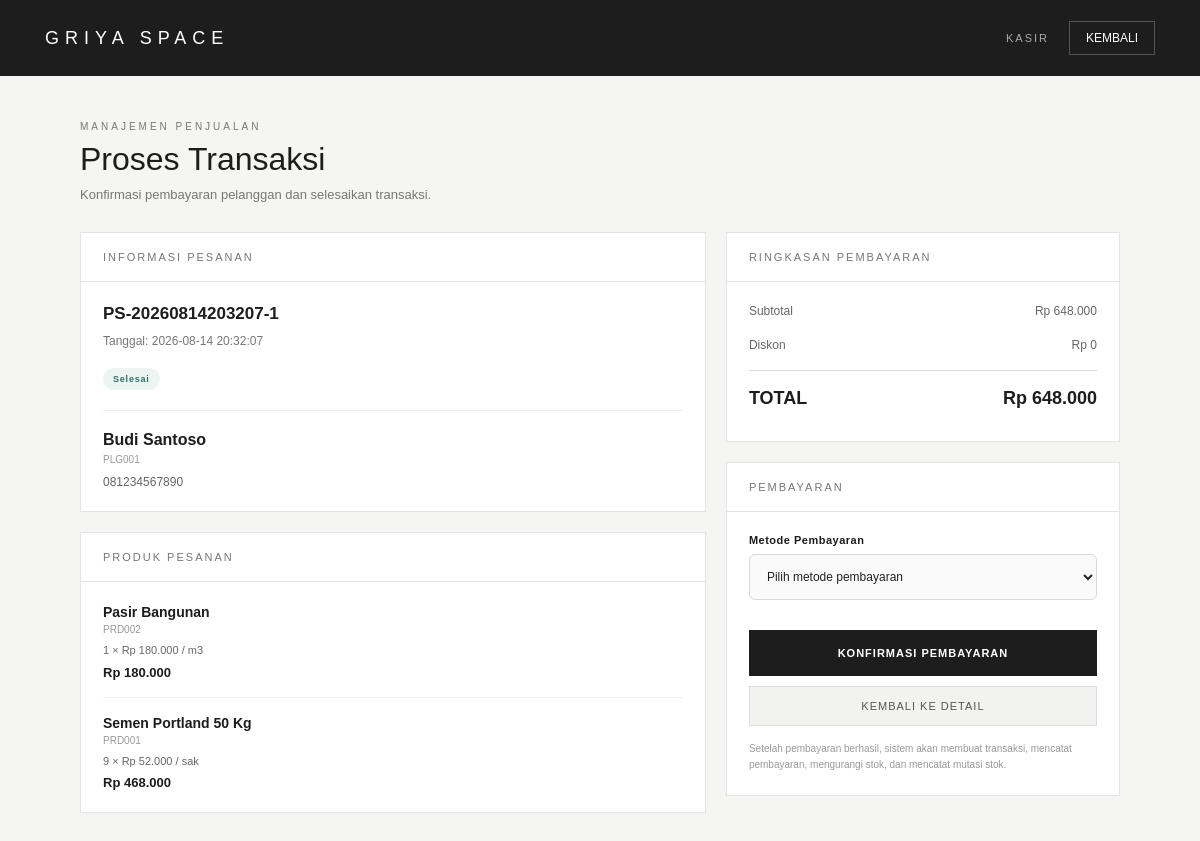
/griya-space/dashboard/kasir/pesanan/transaksi.php?id=2 (signed in), run on the app's committed database.
### tables this page shows
CREATE TABLE `pesanan` (
  `id_pesanan` int NOT NULL,
  `nomor_pesanan` varchar(30) NOT NULL,
  `id_pelanggan` int NOT NULL,
  `tanggal_pesanan` datetime DEFAULT CURRENT_TIMESTAMP,
  `subtotal` decimal(15,2) DEFAULT '0.00',
  `diskon` decimal(15,2) DEFAULT '0.00',
  `total_harga` decimal(15,2) DEFAULT '0.00',
  `status` enum('Menunggu','Diproses','Siap Diambil','Selesai','Dibatalkan') DEFAULT 'Menunggu',
  `catatan` text
);

CREATE TABLE `pelanggan` (
  `id_pelanggan` int NOT NULL,
  `id_user` int DEFAULT NULL,
  `kode_pelanggan` varchar(30) NOT NULL,
  `nama_pelanggan` varchar(100) NOT NULL,
  `no_telepon` varchar(20) DEFAULT NULL,
  `email` varchar(100) DEFAULT NULL,
  `alamat` text,
  `created_at` timestamp NULL DEFAULT CURRENT_TIMESTAMP
);

CREATE TABLE `detail_pesanan` (
  `id_detail_pesanan` int NOT NULL,
  `id_pesanan` int NOT NULL,
  `id_produk` int NOT NULL,
  `jumlah` int NOT NULL,
  `harga_satuan` decimal(15,2) NOT NULL,
  `subtotal` decimal(15,2) NOT NULL
);

CREATE TABLE `produk` (
  `id_produk` int NOT NULL,
  `kode_produk` varchar(30) NOT NULL,
  `id_kategori` int NOT NULL,
  `id_supplier` int DEFAULT NULL,
  `nama_produk` varchar(150) NOT NULL,
  `satuan` varchar(30) NOT NULL,
  `harga_beli` decimal(15,2) NOT NULL DEFAULT '0.00',
  `harga_jual` decimal(15,2) NOT NULL DEFAULT '0.00',
  `stok` int NOT NULL DEFAULT '0',
  `stok_minimum` int NOT NULL DEFAULT '0',
  `deskripsi` text,
  `foto_produk` varchar(255) DEFAULT NULL,
  `status` enum('Aktif','Nonaktif') DEFAULT 'Aktif',
  `created_at` timestamp NULL DEFAULT CURRENT_TIMESTAMP,
  `updated_at` timestamp NULL DEFAULT CURRENT_TIMESTAMP ON UPDATE CURRENT_TIMESTAMP
);

### griya-space/dashboard/kasir/pesanan/transaksi.php (the view, shortened to what this page needs)
<?php
require_once "../../../config/database.php";
$id_pesanan = (int) ($_GET["id"] ?? 0);
$stmt = $conn->prepare("
    SELECT
        p.id_pesanan,
        p.nomor_pesanan,
        p.id_pelanggan,
        p.tanggal_pesanan,
        p.subtotal,
        p.diskon,
        p.total_harga,
        p.status,
        p.catatan,
        pl.kode_pelanggan,
        pl.nama_pelanggan,
        pl.no_telepon
    FROM pesanan p
    INNER JOIN pelanggan pl
        ON p.id_pelanggan = pl.id_pelanggan
    WHERE p.id_pesanan = ?
    LIMIT 1
");
$stmt->bind_param(
    "i",
    $id_pesanan
);
$stmt->execute();
$result =
    $stmt->get_result();
$pesanan =
    $result->fetch_assoc();
$stmt = $conn->prepare("
    SELECT
        dp.id_produk,
        dp.jumlah,
        dp.harga_satuan,
        dp.subtotal,
        pr.kode_produk,
        pr.nama_produk,
        pr.satuan,
        pr.stok
    FROM detail_pesanan dp
    INNER JOIN produk pr
        ON dp.id_produk = pr.id_produk
    WHERE dp.id_pesanan = ?
    ORDER BY dp.id_detail_pesanan ASC
");
$stmt->bind_param(
    "i",
    $id_pesanan
);
$stmt->execute();
$resultDetail =
    $stmt->get_result();
$detail_items = [];
while (
    $detail =
    $resultDetail->fetch_assoc()
) {
    $detail_items[] =
        $detail;
}
$total_harga =
    (float) $pesanan["total_harga"];
$statusClass =
    "status-default";
switch (
    $pesanan["status"]
) {
    case "Selesai":
        $statusClass =
            "status-selesai";
        break;
}
?>
<!DOCTYPE html>
<html lang="id">
<head>
</head>
<body>
<header>
    <div class="brand">
        GRIYA SPACE
    </div>
    <div class="header-right">
        <div class="role">
            KASIR
        </div>
        <a
            href="index.php"
            class="back-link"
        >
            KEMBALI
        </a>
    </div>
</header>
<main>
    <section class="page-header">
        <small>
            MANAJEMEN PENJUALAN
        </small>
        <h1>
            Proses Transaksi
        </h1>
        <p>
            Konfirmasi pembayaran pelanggan dan selesaikan transaksi.
        </p>
    </section>
    <div class="grid">
        <div>
            <section class="card">
                <div class="card-title">
                    INFORMASI PESANAN
                </div>
                <div class="card-body">
                    <div class="order-number">
                        <?= htmlspecialchars(
                            $pesanan["nomor_pesanan"]
                        ); ?>
                    </div>
                    <div class="order-date">
                        Tanggal:
                        <?= htmlspecialchars(
                            $pesanan["tanggal_pesanan"]
                        ); ?>
                    </div>
                    <span
                        class="status <?= $statusClass; ?>"
                    >
                        <?= htmlspecialchars(
                            $pesanan["status"]
                        ); ?>
                    </span>
                    <div class="customer">
                        <div class="customer-name">
                            <?= htmlspecialchars(
                                $pesanan["nama_pelanggan"]
                            ); ?>
                        </div>
                        <div class="customer-code">
                            <?= htmlspecialchars(
                                $pesanan["kode_pelanggan"]
                            ); ?>
                        </div>
                        <div class="customer-phone">
                            <?= htmlspecialchars(
                                $pesanan["no_telepon"] ?? "-"
                            ); ?>
                        </div>
                    </div>
                </div>
            </section>
            <section
                class="card"
                style="margin-top:20px;"
            >
                <div class="card-title">
                    PRODUK PESANAN
                </div>
                <div class="card-body">
                    <?php foreach (
                        $detail_items
                        as $item
                    ): ?>
                        <div class="product-item">
                            <div class="product-name">
                                <?= htmlspecialchars(
                                    $item["nama_produk"]
                                ); ?>
                            </div>
                            <div class="product-code">
                                <?= htmlspecialchars(
                                    $item["kode_produk"]
                                ); ?>
                            </div>
                            <div class="product-meta">
                                <?= (int) $item["jumlah"]; ?>
                                × Rp
                                <?= number_format(
                                    $item["harga_satuan"],
                                    0,
                                    ",",
                                    "."
                                ); ?>
                                /
                                <?= htmlspecialchars(
                                    $item["satuan"]
                                ); ?>
                            </div>
                            <div class="product-total">
                                Rp <?= number_format(
                                    $item["subtotal"],
                                    0,
                                    ",",
                                    "."
                                ); ?>
                            </div>
                        </div>
                    <?php endforeach; ?>
                </div>
            </section>
        </div>
        <div>
            <section class="card">
                <div class="card-title">
                    RINGKASAN PEMBAYARAN
                </div>
                <div class="card-body">
                    <div class="summary-row">
                        <span>
                            Subtotal
                        </span>
                        <span class="summary-value">
                            Rp <?= number_format(
                                $pesanan["subtotal"],
                                0,
                                ",",
                                "."
                            ); ?>
                        </span>
                    </div>
                    <div class="summary-row">
                        <span>
                            Diskon
                        </span>
                        <span class="summary-value">
                            Rp <?= number_format(
                                $pesanan["diskon"],
                                0,
                                ",",
                                "."
                            ); ?>
                        </span>
                    </div>
                    <div class="summary-row total">
                        <span>
                            TOTAL
                        </span>
                        <span class="summary-value">
                            Rp <?= number_format(
                                $total_harga,
                                0,
                                ",",
                                "."
                            ); ?>
                        </span>
                    </div>
                </div>
            </section>
            <form
                action="proses_transaksi.php"
                method="POST"
                class="card"
                style="margin-top:20px;"
                id="paymentForm"
            >
                <div class="card-title">
                    PEMBAYARAN
                </div>
                <div class="card-body">
                    <div class="form-group">
                        <label for="metode_pembayaran">
                            Metode Pembayaran
                        </label>
                        <select
                            id="metode_pembayaran"
                            name="metode_pembayaran"
                            required
                        >
                            <option value="">
                                Pilih metode pembayaran
                            </option>
                        </select>
                    </div>
                    <button
                        type="submit"
                        class="submit-button"
                        id="submitButton"
                    >
                        KONFIRMASI PEMBAYARAN
                    </button>
                    <a
                        href="detail.php?id=<?= (int) $id_pesanan; ?>"
                        class="cancel-button"
                    >
                        KEMBALI KE DETAIL
                    </a>
                    <div class="note">
                        Setelah pembayaran berhasil, sistem akan membuat
                        transaksi, mencatat pembayaran, mengurangi stok,
                        dan mencatat mutasi stok.
                    </div>
                </div>
            </form>
        </div>
    </div>
</main>
</body>
</html>

### griya-space/dashboard/kasir/pesanan/transaksi.php (style rules this page uses)
* { box-sizing: border-box; margin: 0; padding: 0; }
body { font-family: Arial, Helvetica, sans-serif; background: #f5f5f3; color: #1d1d1d; }
header { min-height: 76px; background: #1d1d1d; color: white; padding: 18px 45px; display: flex; align-items: center; justify-content: space-between; }
.brand { font-size: 18px; letter-spacing: 6px; font-weight: 500; }
.header-right { display: flex; align-items: center; gap: 20px; }
.role { font-size: 11px; letter-spacing: 2px; color: #aaa; }
.back-link { color: white; text-decoration: none; border: 1px solid #555; padding: 9px 16px; font-size: 12px; }
main { max-width: 1100px; margin: 0 auto; padding: 45px 30px; }
.page-header { margin-bottom: 30px; }
.page-header small { display: block; color: #777; font-size: 10px; letter-spacing: 3px; margin-bottom: 9px; }
.page-header h1 { font-size: 32px; font-weight: 500; }
.page-header p { margin-top: 9px; color: #777; font-size: 13px; }
.grid { display: grid; grid-template-columns: 1.35fr .85fr; gap: 20px; align-items: start; }
.card { background: white; border: 1px solid #e4e4e4; }
.card-title { padding: 18px 22px; border-bottom: 1px solid #e4e4e4; font-size: 11px; letter-spacing: 2px; color: #777; }
.card-body { padding: 22px; }
.order-number { font-size: 17px; font-weight: 600; margin-bottom: 8px; }
.order-date { color: #777; font-size: 12px; line-height: 1.5; }
.customer { margin-top: 20px; padding-top: 20px; border-top: 1px solid #eeeeee; }
.customer-name { font-size: 16px; font-weight: 600; margin-bottom: 5px; }
.customer-code { color: #999; font-size: 10px; margin-bottom: 10px; }
.customer-phone { color: #666; font-size: 12px; }
.status { display: inline-block; margin-top: 18px; padding: 6px 10px; border-radius: 20px; font-size: 9px; font-weight: 600; letter-spacing: .8px; }
.status-selesai { background: #edf5f3; color: #347166; }
.product-item { padding: 17px 0; border-bottom: 1px solid #eeeeee; }
.product-item:first-child { padding-top: 0; }
.product-item:last-child { border-bottom: none; padding-bottom: 0; }
.product-name { font-size: 14px; font-weight: 600; }
.product-code { margin-top: 4px; color: #999; font-size: 10px; }
.product-meta { margin-top: 7px; color: #666; font-size: 11px; line-height: 1.5; }
.product-total { margin-top: 6px; font-size: 13px; font-weight: 600; }
.summary-row { display: flex; justify-content: space-between; gap: 20px; padding: 10px 0; font-size: 12px; color: #666; }
.summary-row:first-child { padding-top: 0; }
.summary-row.total { margin-top: 8px; padding-top: 17px; border-top: 1px solid #ddd; color: #1d1d1d; font-size: 18px; font-weight: 700; }
.summary-value { white-space: nowrap; }
.form-group { margin-bottom: 20px; }
.form-group label { display: block; margin-bottom: 8px; font-size: 11px; font-weight: 600; letter-spacing: .5px; }
select, input { width: 100%; height: 46px; padding: 0 13px; border: 1px solid #d8d8d5; border-radius: 6px; background: #fafafa; color: #222; outline: none; font-family: inherit; font-size: 12px; }
.submit-button { width: 100%; height: 46px; margin-top: 10px; border: none; background: #1d1d1d; color: white; font-size: 11px; font-weight: 600; letter-spacing: 1px; cursor: pointer; }
.cancel-button { display: block; width: 100%; margin-top: 10px; padding: 13px; text-align: center; text-decoration: none; background: #f2f2f0; border: 1px solid #ddd; color: #555; font-size: 11px; letter-spacing: 1px; }
.note { margin-top: 15px; color: #999; font-size: 10px; line-height: 1.6; }

### data on the page
pesanan: nomor_pesanan "PS-20260814203207-1", tanggal_pesanan "2026-08-14 20:32:07", status "Selesai", id_pelanggan.nama_pelanggan "Budi Santoso", id_pelanggan.kode_pelanggan "PLG001", id_pelanggan.no_telepon "081234567890", subtotal "648.000", diskon "0", total_harga "648.000"
detail_pesanan: id_produk.nama_produk "Pasir Bangunan", id_produk.kode_produk "PRD002", jumlah "1", harga_satuan "180.000", id_produk.satuan "m3", subtotal "180.000"
detail_pesanan: id_produk.nama_produk "Semen Portland 50 Kg", id_produk.kode_produk "PRD001", jumlah "9", harga_satuan "52.000", id_produk.satuan "sak", subtotal "468.000"
